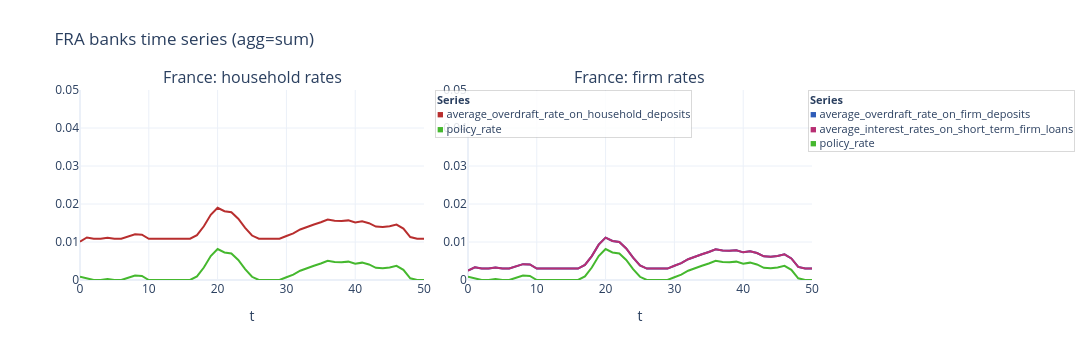

The notebook cell saved with this chart:
### Code cell
fig = plot_agent_timeseries(
    model,
    "FRA",
    "banks",
    [
        ["average_overdraft_rate_on_household_deposits", "central_bank.policy_rate"],
        [
            "average_overdraft_rate_on_firm_deposits",
            "average_interest_rates_on_short_term_firm_loans",
            "central_bank.policy_rate",
        ],
    ],
    panel_titles=["France: household rates", "France: firm rates"],
    no_cols=2,
    **FIG_SIZE_WIDE,
    show_legend=True,
    show=False,
)

fig.update_yaxes(range=[0, 0.05])
fig.show()

### Figure 1 — Plotly figure (JSON) as saved in the notebook; plotly's stock layout.template omitted (floating-point values rounded to 4 significant figures)
{"data": [{"line": {"color": "hsl(0, 60%, 45%)", "width": 2}, "mode": "lines", "name": "average_overdraft_rate_on_household_deposits", "showlegend": false, "type": "scatter", "x": [0, 1, 2, 3, 4, 5, 6, 7, 8, 9, 10, 11, 12, 13, 14, 15, 16, 17, 18, 19, 20, 21, 22, 23, 24, 25, 26, 27, 28, 29, 30, 31, 32, 33, 34, 35, 36, 37, 38, 39, 40, 41, 42, 43, 44, 45, 46, 47, 48, 49, 50], "xaxis": "x", "y": [0.01007, 0.01119, 0.01086, 0.01086, 0.01111, 0.01086, 0.01086, 0.01143, 0.01201, 0.01194, 0.01086, 0.01086, 0.01086, 0.01086, 0.01086, 0.01086, 0.01086, 0.01181, 0.01414, 0.01716, 0.01899, 0.01811, 0.01783, 0.01614, 0.01372, 0.0117, 0.01086, 0.01086, 0.01086, 0.01086, 0.01159, 0.01228, 0.01331, 0.01406, 0.0146, 0.0152, 0.01592, 0.0156, 0.01551, 0.01569, 0.01512, 0.01543, 0.01496, 0.01407, 0.01398, 0.01417, 0.01459, 0.01353, 0.0113, 0.01086, 0.01086], "yaxis": "y"}, {"line": {"color": "hsl(110, 60%, 45%)", "width": 2}, "mode": "lines", "name": "policy_rate", "showlegend": false, "type": "scatter", "x": [0, 1, 2, 3, 4, 5, 6, 7, 8, 9, 10, 11, 12, 13, 14, 15, 16, 17, 18, 19, 20, 21, 22, 23, 24, 25, 26, 27, 28, 29, 30, 31, 32, 33, 34, 35, 36, 37, 38, 39, 40, 41, 42, 43, 44, 45, 46, 47, 48, 49, 50], "xaxis": "x", "y": [0.0008333, 0.0003393, 0, 2.574e-06, 0.0002513, 0, 0, 0.0005736, 0.001156, 0.001082, 0, 0, 0, 0, 0, 0, 0, 0.0009547, 0.003288, 0.0063, 0.008137, 0.007254, 0.006973, 0.005282, 0.002861, 0.0008441, 0, 0, 0, 0, 0.0007377, 0.001421, 0.002451, 0.003202, 0.003748, 0.004345, 0.005068, 0.004742, 0.004655, 0.004835, 0.004268, 0.00457, 0.004101, 0.003212, 0.003124, 0.003311, 0.003733, 0.002673, 0.0004435, 0, 0], "yaxis": "y"}, {"line": {"color": "hsl(220, 60%, 45%)", "width": 2}, "mode": "lines", "name": "average_overdraft_rate_on_firm_deposits", "showlegend": false, "type": "scatter", "x": [0, 1, 2, 3, 4, 5, 6, 7, 8, 9, 10, 11, 12, 13, 14, 15, 16, 17, 18, 19, 20, 21, 22, 23, 24, 25, 26, 27, 28, 29, 30, 31, 32, 33, 34, 35, 36, 37, 38, 39, 40, 41, 42, 43, 44, 45, 46, 47, 48, 49, 50], "xaxis": "x2", "y": [0.002456, 0.003349, 0.00301, 0.003013, 0.003261, 0.00301, 0.00301, 0.003584, 0.004166, 0.004092, 0.00301, 0.00301, 0.00301, 0.00301, 0.00301, 0.00301, 0.00301, 0.003965, 0.006298, 0.00931, 0.01115, 0.01026, 0.009984, 0.008292, 0.005871, 0.003854, 0.00301, 0.00301, 0.00301, 0.00301, 0.003748, 0.004431, 0.005461, 0.006212, 0.006758, 0.007355, 0.008078, 0.007752, 0.007665, 0.007845, 0.007278, 0.00758, 0.007112, 0.006222, 0.006134, 0.006321, 0.006743, 0.005683, 0.003454, 0.00301, 0.00301], "yaxis": "y2"}, {"line": {"color": "hsl(330, 60%, 45%)", "width": 2}, "mode": "lines", "name": "average_interest_rates_on_short_term_firm_loans", "showlegend": false, "type": "scatter", "x": [0, 1, 2, 3, 4, 5, 6, 7, 8, 9, 10, 11, 12, 13, 14, 15, 16, 17, 18, 19, 20, 21, 22, 23, 24, 25, 26, 27, 28, 29, 30, 31, 32, 33, 34, 35, 36, 37, 38, 39, 40, 41, 42, 43, 44, 45, 46, 47, 48, 49, 50], "xaxis": "x2", "y": [0.002456, 0.003349, 0.00301, 0.003013, 0.003261, 0.00301, 0.00301, 0.003584, 0.004166, 0.004092, 0.00301, 0.00301, 0.00301, 0.00301, 0.00301, 0.00301, 0.00301, 0.003965, 0.006298, 0.00931, 0.01115, 0.01026, 0.009984, 0.008292, 0.005871, 0.003854, 0.00301, 0.00301, 0.00301, 0.00301, 0.003748, 0.004431, 0.005461, 0.006212, 0.006758, 0.007355, 0.008078, 0.007752, 0.007665, 0.007845, 0.007278, 0.00758, 0.007112, 0.006222, 0.006134, 0.006321, 0.006743, 0.005683, 0.003454, 0.00301, 0.00301], "yaxis": "y2"}, {"line": {"color": "hsl(110, 60%, 45%)", "width": 2}, "mode": "lines", "name": "policy_rate", "showlegend": false, "type": "scatter", "x": [0, 1, 2, 3, 4, 5, 6, 7, 8, 9, 10, 11, 12, 13, 14, 15, 16, 17, 18, 19, 20, 21, 22, 23, 24, 25, 26, 27, 28, 29, 30, 31, 32, 33, 34, 35, 36, 37, 38, 39, 40, 41, 42, 43, 44, 45, 46, 47, 48, 49, 50], "xaxis": "x2", "y": [0.0008333, 0.0003393, 0, 2.574e-06, 0.0002513, 0, 0, 0.0005736, 0.001156, 0.001082, 0, 0, 0, 0, 0, 0, 0, 0.0009547, 0.003288, 0.0063, 0.008137, 0.007254, 0.006973, 0.005282, 0.002861, 0.0008441, 0, 0, 0, 0, 0.0007377, 0.001421, 0.002451, 0.003202, 0.003748, 0.004345, 0.005068, 0.004742, 0.004655, 0.004835, 0.004268, 0.00457, 0.004101, 0.003212, 0.003124, 0.003311, 0.003733, 0.002673, 0.0004435, 0, 0], "yaxis": "y2"}], "layout": {"annotations": [{"font": {"size": 16}, "showarrow": false, "text": "France: household rates", "x": 0.235, "xanchor": "center", "xref": "paper", "y": 1, "yanchor": "bottom", "yref": "paper"}, {"font": {"size": 16}, "showarrow": false, "text": "France: firm rates", "x": 0.765, "xanchor": "center", "xref": "paper", "y": 1, "yanchor": "bottom", "yref": "paper"}, {"align": "left", "bgcolor": "rgba(255,255,255,0.85)", "bordercolor": "rgba(0,0,0,0.15)", "borderwidth": 1, "font": {"size": 11}, "showarrow": false, "text": "<b>Series</b><br><span style=\"color:hsl(0, 60%, 45%);\">■</span> average_overdraft_rate_on_household_deposits<br><span style=\"color:hsl(110, 60%, 45%);\">■</span> policy_rate", "x": 0.485, "xanchor": "left", "xref": "paper", "y": 1, "yanchor": "top", "yref": "paper"}, {"align": "left", "bgcolor": "rgba(255,255,255,0.85)", "bordercolor": "rgba(0,0,0,0.15)", "borderwidth": 1, "font": {"size": 11}, "showarrow": false, "text": "<b>Series</b><br><span style=\"color:hsl(220, 60%, 45%);\">■</span> average_overdraft_rate_on_firm_deposits<br><span style=\"color:hsl(330, 60%, 45%);\">■</span> average_interest_rates_on_short_term_firm_loans<br><span style=\"color:hsl(110, 60%, 45%);\">■</span> policy_rate", "x": 0.995, "xanchor": "left", "xref": "paper", "y": 1, "yanchor": "top", "yref": "paper"}], "height": 360, "hovermode": "x unified", "legend": {}, "margin": {"r": 280, "t": 90}, "title": {"text": "FRA banks time series (agg=sum)"}, "width": 1200, "xaxis": {"anchor": "y", "domain": [0, 0.47], "title": {"text": "t"}}, "xaxis2": {"anchor": "y2", "domain": [0.53, 1], "title": {"text": "t"}}, "yaxis": {"anchor": "x", "domain": [0, 1], "range": [0, 0.05]}, "yaxis2": {"anchor": "x2", "domain": [0, 1], "range": [0, 0.05]}}}
